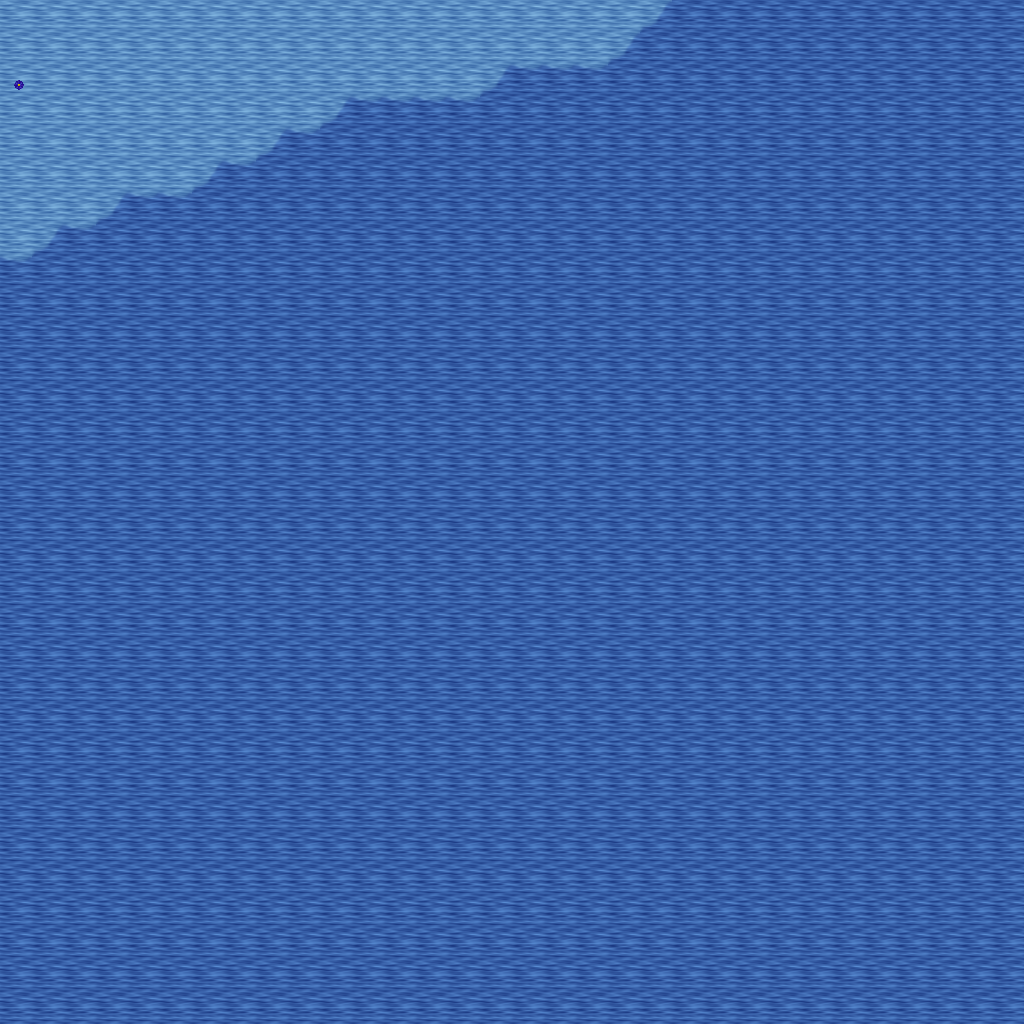

Rendered tile map (Tiled .tmx) drawn with the repository's tilesets; below, a short description and the map source with its tile grids summarised:
An orthogonal 32x32 tile map with 32x32 px tiles, 5 tile layers (Ground, Objects, Objects2, Above, ...), 1 hidden layer not drawn, 24 tilesets.

<map version="1.10" tiledversion="1.11.0" orientation="orthogonal" renderorder="right-down" width="32" height="32" tilewidth="32" tileheight="32" infinite="0" nextlayerid="11" nextobjectid="1">
 <tileset firstgid="1" name="ground_ground" tilewidth="32" tileheight="32" tilecount="33" columns="3">
  <image source="../drawable/ground_ground.png" width="96" height="352" />
 </tileset>
 <tileset firstgid="34" name="ground_ridge_earth_dark" tilewidth="32" tileheight="32" tilecount="96" columns="12">
  <image source="../drawable/ground_ridge_earth_dark.png" width="384" height="256" />
 </tileset>
 <tileset firstgid="130" name="ground_grass_edges" tilewidth="32" tileheight="32" tilecount="36" columns="12">
  <image source="../drawable/ground_grass_edges.png" width="384" height="96" />
 </tileset>
 <tileset firstgid="166" name="ground_water_pool" tilewidth="32" tileheight="32" tilecount="72" columns="3">
  <image source="../drawable/ground_water_pool.png" width="96" height="768" />
 </tileset>
 <tileset firstgid="238" name="plant_flower_daisy_white" tilewidth="32" tileheight="32" tilecount="8" columns="2">
  <image source="../drawable/plant_flower_daisy_white.png" width="64" height="128" />
 </tileset>
 <tileset firstgid="246" name="ground_rock_pebbles" tilewidth="32" tileheight="32" tilecount="3" columns="1">
  <image source="../drawable/ground_rock_pebbles.png" width="32" height="96" />
 </tileset>
 <tileset firstgid="249" name="plant_grasses" tilewidth="32" tileheight="32" tilecount="6" columns="3">
  <image source="../drawable/plant_grasses.png" width="96" height="64" />
 </tileset>
 <tileset firstgid="255" name="plant_flower_daisy_yellow" tilewidth="32" tileheight="32" tilecount="8" columns="2">
  <image source="../drawable/plant_flower_daisy_yellow.png" width="64" height="128" />
 </tileset>
 <tileset firstgid="263" name="ground_grass_corners" tilewidth="32" tileheight="32" tilecount="24" columns="6">
  <image source="../drawable/ground_grass_corners.png" width="192" height="128" />
 </tileset>
 <tileset firstgid="287" name="plant_tree_tree_darkgreen" tilewidth="32" tileheight="32" tilecount="88" columns="8">
  <image source="../drawable/plant_tree_tree_darkgreen.png" width="256" height="352" />
 </tileset>
 <tileset firstgid="375" name="plant_flower_daisy_blue" tilewidth="32" tileheight="32" tilecount="8" columns="2">
  <image source="../drawable/plant_flower_daisy_blue.png" width="64" height="128" />
 </tileset>
 <tileset firstgid="383" name="plant_flower_daisy_red" tilewidth="32" tileheight="32" tilecount="8" columns="2">
  <image source="../drawable/plant_flower_daisy_red.png" width="64" height="128" />
 </tileset>
 <tileset firstgid="391" name="ground_earth_edges" tilewidth="32" tileheight="32" tilecount="18" columns="6">
  <image source="../drawable/ground_earth_edges.png" width="192" height="96" />
 </tileset>
 <tileset firstgid="409" name="ground_water_waterfall" tilewidth="32" tileheight="32" tilecount="120" columns="8">
  <image source="../drawable/ground_water_waterfall.png" width="256" height="480" />
 </tileset>
 <tileset firstgid="529" name="logic_creature_elf" tilewidth="32" tileheight="32" tilecount="16" columns="8">
  <image source="../drawable/logic_creature_elf.png" width="256" height="64" />
 </tileset>
 <tileset firstgid="545" name="logic_item_resources" tilewidth="32" tileheight="32" tilecount="6" columns="6">
  <image source="../drawable/logic_item_resources.png" width="192" height="32" />
 </tileset>
 <tileset firstgid="551" name="logic_creature_animal" tilewidth="32" tileheight="32" tilecount="32" columns="8">
  <image source="../drawable/logic_creature_animal.png" width="256" height="128" />
 </tileset>
 <tileset firstgid="583" name="logic_collision" tilewidth="32" tileheight="32" tilecount="1" columns="1">
  <image source="../drawable/logic_collision.png" width="32" height="32" />
 </tileset>
 <tileset firstgid="584" name="object_suspension_bridge" tilewidth="32" tileheight="32" tilecount="24" columns="3">
  <image source="../drawable/object_suspension_bridge.png" width="96" height="256" />
 </tileset>
 <tileset firstgid="608" name="logic_creature_elemental" tilewidth="32" tileheight="32" tilecount="16" columns="8">
  <image source="../drawable/logic_creature_elemental.png" width="256" height="64" />
 </tileset>
 <tileset firstgid="624" name="ground_rock_rocks_3" tilewidth="32" tileheight="32" tilecount="16" columns="4">
  <image source="../drawable/ground_rock_rocks_3.png" width="128" height="128" />
 </tileset>
 <tileset firstgid="640" name="object_rotating_crystal" tilewidth="32" tileheight="32" tilecount="48" columns="8">
  <image source="../drawable/object_rotating_crystal.png" width="256" height="192" />
 </tileset>
 <tileset firstgid="688" name="light_white_1x1" tilewidth="32" tileheight="32" tilecount="1" columns="1">
  <image source="../drawable/light_white_1x1.png" width="32" height="32" />
 </tileset>
 <tileset firstgid="689" name="light_light_5x5" tilewidth="32" tileheight="32" tilecount="25" columns="5">
  <image source="../drawable/light_light_5x5.png" width="160" height="160" />
 </tileset>
 <layer id="1" name="Ground" width="32" height="32">
  <data>[1024 cells, 1024 non-empty, 2 distinct tile ids]</data>
 </layer>
 <layer id="2" name="Objects" width="32" height="32">
  <data>[1024 cells, 22 non-empty, 3 distinct tile ids]</data>
 </layer>
 <layer id="3" name="Objects2" width="32" height="32">
  <data>[1024 cells, 0 non-empty, 0 distinct tile ids]</data>
 </layer>
 <layer id="4" name="Above" width="32" height="32">
  <data>[1024 cells, 0 non-empty, 0 distinct tile ids]</data>
 </layer>
 <layer id="5" name="Above2" width="32" height="32">
  <data>[1024 cells, 0 non-empty, 0 distinct tile ids]</data>
 </layer>
 <layer id="6" name="Walkable" width="32" height="32" visible="0">
  <data>[1024 cells, 951 non-empty, 1 distinct tile ids]</data>
 </layer>
 <objectgroup id="7" name="Mapevents" />
 <objectgroup id="8" name="Spawn" />
 <objectgroup id="9" name="Keys" />
 <objectgroup id="10" name="Replace" />
</map>
